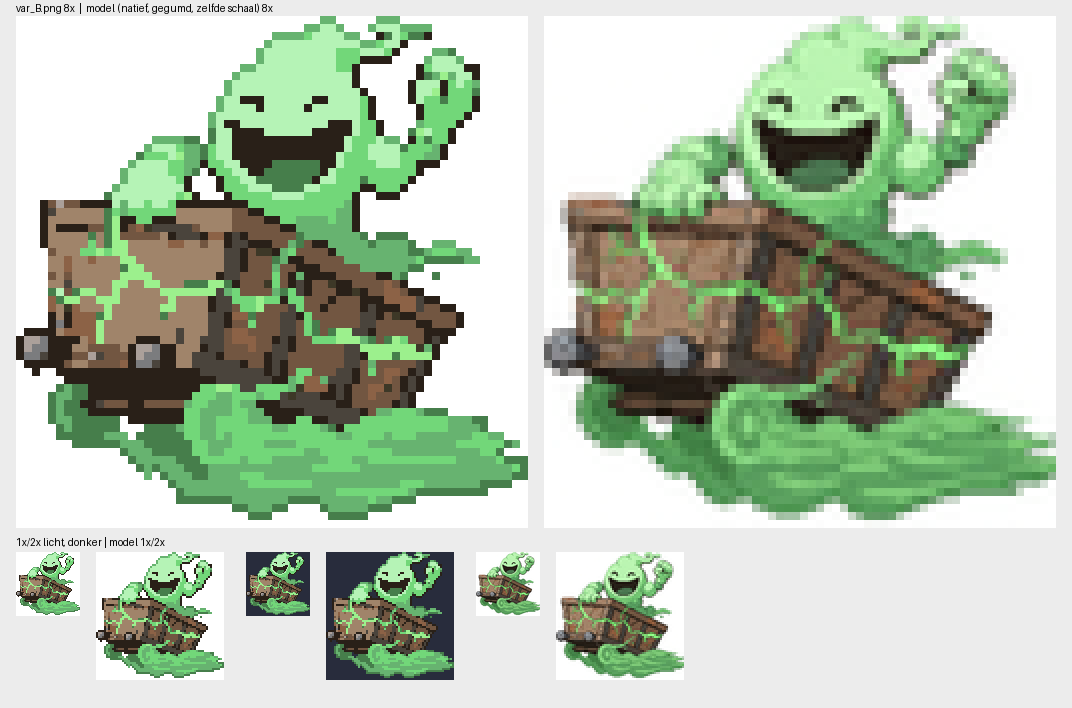

Write Python code to recreate this figure.
# vel: sprite 8x | model verkleind naar dezelfde schaal 8x (zelfde gumwerk/indrukking, LANCZOS) ; 1x en 2x op licht en donker
import sys; from PIL import Image, ImageDraw; import numpy as np
VAR,SP,OUT=sys.argv[1],sys.argv[2],sys.argv[3]
s,X0,Y0,oy,XC,k=[float(v) for v in open(f'basis_{VAR}.meta').read().split()]
a=np.asarray(Image.open('natief.png').convert('RGB')).astype(np.uint8).copy()
for (x0,x1,y0,y1) in ((165,178,112,122),(157,163,123,129),(181,187,124,130),(169,175,129,132)): a[y0:y1+1,x0:x1+1]=255  # zelfde gum
m=Image.fromarray(a)
# staart indrukken zoals de sprite: kolommen rechts van XC horizontaal schalen
L=m.crop((0,0,int(XC),199)); R=m.crop((int(XC),0,199,199)); R=R.resize((max(1,round(R.width*k)),199),Image.LANCZOS)
mm=Image.new('RGB',(L.width+R.width,199),'white'); mm.paste(L,(0,0)); mm.paste(R,(L.width,0))
mm=mm.crop((int(X0),int(Y0),mm.width,199)); mm=mm.resize((round(mm.width*s),round(mm.height*s)),Image.LANCZOS)
ref=Image.new('RGB',(64,64),'white'); ref.paste(mm,(0,int(oy)))
sp=Image.open(SP).convert('RGBA')
def on(bg): b=Image.new('RGBA',(64,64),bg); return Image.alpha_composite(b,sp).convert('RGB')
W=512*2+3*16; V=Image.new('RGB',(W,512+16+180),(236,236,236)); d=ImageDraw.Draw(V)
V.paste(on('white').resize((512,512),Image.NEAREST),(16,16)); V.paste(ref.resize((512,512),Image.NEAREST),(512+32,16))
y=512+40; x=16
for bg in ((255,255,255),(40,44,60)):
    V.paste(on(bg+(255,)),(x,y)); x+=80
    V.paste(on(bg+(255,)).resize((128,128),Image.NEAREST),(x,y)); x+=150
V.paste(ref,(x,y)); V.paste(ref.resize((128,128),Image.NEAREST),(x+80,y))
d.text((16,2),f'{SP} 8x  |  model (natief, gegumd, zelfde schaal) 8x',fill=(0,0,0)); d.text((16,512+24),'1x/2x licht, donker | model 1x/2x',fill=(0,0,0))
V.save(OUT)
